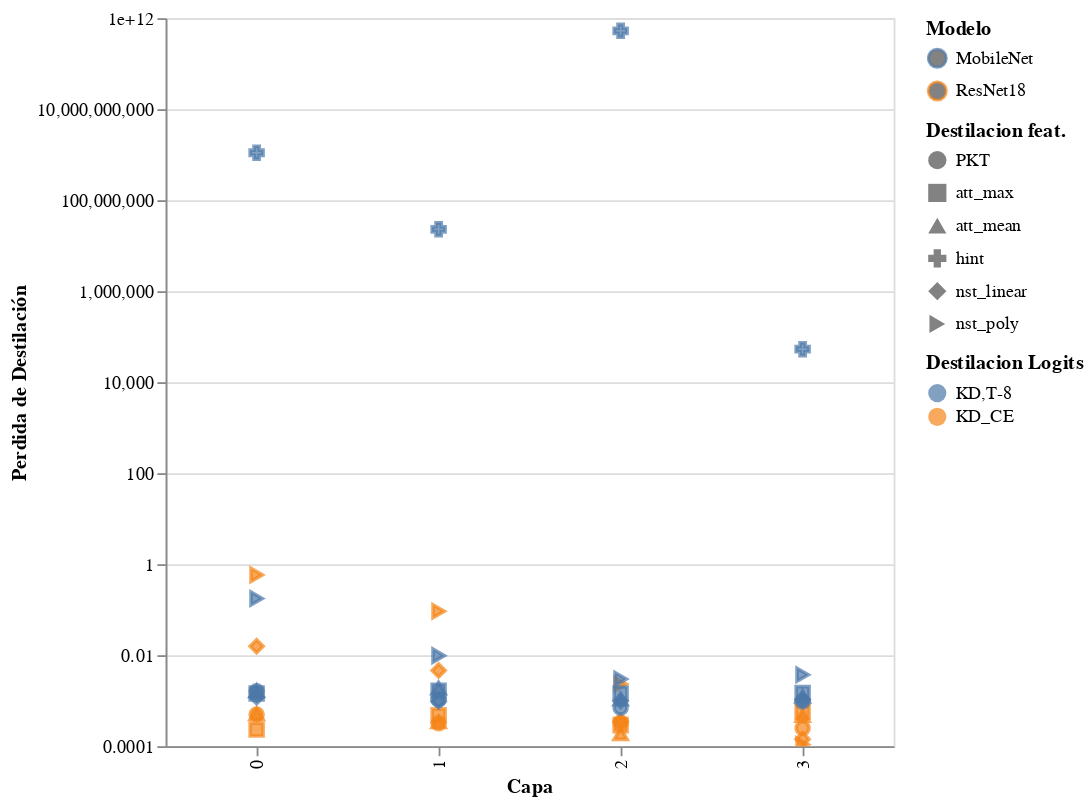

The notebook cell saved with this chart:
### Code cell
Feat.load_and_plot(folder=folder,phase="train",field="loss")

### Figure 1 — Vega-Lite specification as saved in the notebook (floating-point values rounded to 4 significant figures)
{"config": {"view": {"continuousWidth": 400, "continuousHeight": 300}}, "data": {"name": "data-fe9da52dc799a3777ff8988c804b2d32"}, "mark": "point", "encoding": {"color": {"type": "nominal", "field": "student", "legend": {"title": "Modelo"}}, "fill": {"type": "nominal", "field": "last_layer", "legend": {"title": "Destilacion Logits"}}, "shape": {"type": "nominal", "field": "distillation", "legend": {"title": "Destilacion feat."}}, "size": {"value": 50}, "tooltip": [{"type": "quantitative", "field": "test_acc"}, {"type": "quantitative", "field": "test_teacher/acc"}, {"type": "quantitative", "field": "test_loss"}, {"type": "quantitative", "field": "test_eval"}, {"type": "quantitative", "field": "train_acc"}, {"type": "quantitative", "field": "train_teacher/acc"}, {"type": "quantitative", "field": "train_loss"}, {"type": "quantitative", "field": "train_eval"}, {"type": "nominal", "field": "distillation"}, {"type": "nominal", "field": "last_layer"}, {"type": "quantitative", "field": "layer"}], "x": {"type": "ordinal", "field": "layer", "scale": {"base": 10, "zero": false}, "title": "Capa"}, "y": {"type": "quantitative", "field": "train_loss", "scale": {"type": "log", "zero": false}, "title": "Perdida de Destilación"}}, "height": 400, "selection": {"selector063": {"type": "interval", "bind": "scales", "encodings": ["x", "y"]}}, "width": 400, "$schema": "https://vega.github.io/schema/vega-lite/v4.0.0.json", "datasets": {"data-fe9da52dc799a3777ff8988c804b2d32": [{"Unnamed: 0": 0, "Unnamed: 0.1": 0, "test_acc": 10.06, "test_teacher/acc": 90.68, "test_loss": 4.409, "test_eval": 345.9, "train_acc": 10.0, "train_teacher/acc": 9.998, "train_loss": 0.0003321, "train_eval": 12.94, "epoch": 20, "lr": 0.1, "resume": false, "epochs": 15, "pre": 50, "train_batch_size": 128, "test_batch_size": 100, "student": "ResNet18", "teacher": "ResNet101", "distillation": "PKT", "last_layer": "KD_CE", "layer": 2, "student_layer": 1.0, "teacher_layer": 1.0, "student last_layer": "ResNet18,KD_CE"}, {"Unnamed: 0": 1, "Unnamed: 0.1": 1, "test_acc": 8.33, "test_teacher/acc": 90.68, "test_loss": 1.711, "test_eval": 141.5, "train_acc": 10.0, "train_teacher/acc": 10.0, "train_loss": 0.0003177, "train_eval": 12.94, "epoch": 20, "lr": 0.1, "resume": false, "epochs": 15, "pre": 50, "train_batch_size": 128, "test_batch_size": 100, "student": "ResNet18", "teacher": "ResNet101", "distillation": "PKT", "last_layer": "KD_CE", "layer": 1, "student_layer": 1.0, "teacher_layer": 1.0, "student last_layer": "ResNet18,KD_CE"}, {"Unnamed: 0": 2, "Unnamed: 0.1": 2, "test_acc": 9.92, "test_teacher/acc": 90.68, "test_loss": 4.188, "test_eval": 350.0, "train_acc": 10.0, "train_teacher/acc": 10.0, "train_loss": 0.0002506, "train_eval": 12.97, "epoch": 20, "lr": 0.1, "resume": false, "epochs": 15, "pre": 50, "train_batch_size": 128, "test_batch_size": 100, "student": "ResNet18", "teacher": "ResNet101", "distillation": "PKT", "last_layer": "KD_CE", "layer": 3, "student_layer": 1.0, "teacher_layer": 1.0, "student last_layer": "ResNet18,KD_CE"}, {"Unnamed: 0": 3, "Unnamed: 0.1": 3, "test_acc": 8.12, "test_teacher/acc": 90.68, "test_loss": 0.8659, "test_eval": 79.55, "train_acc": 10.0, "train_teacher/acc": 10.0, "train_loss": 0.0004974, "train_eval": 12.94, "epoch": 20, "lr": 0.1, "resume": false, "epochs": 15, "pre": 50, "train_batch_size": 128, "test_batch_size": 100, "student": "ResNet18", "teacher": "ResNet101", "distillation": "PKT", "last_layer": "KD_CE", "layer": 0, "student_layer": 1.0, "teacher_layer": 1.0, "student last_layer": "ResNet18,KD_CE"}, {"Unnamed: 0": 4, "Unnamed: 0.1": 4, "test_acc": 8.25, "test_teacher/acc": 90.68, "test_loss": 2.5, "test_eval": 216.4, "train_acc": 10.0, "train_teacher/acc": 10.0, "train_loss": 0.0003503, "train_eval": 12.98, "epoch": 20, "lr": 0.1, "resume": false, "epochs": 15, "pre": 50, "train_batch_size": 64, "test_batch_size": 64, "student": "ResNet18", "teacher": "ResNet101", "distillation": "nst_linear", "last_layer": "KD_CE", "layer": 2, "student_layer": 1.0, "teacher_layer": 1.0, "student last_layer": "ResNet18,KD_CE"}, {"Unnamed: 0": 5, "Unnamed: 0.1": 5, "test_acc": 10.21, "test_teacher/acc": 90.68, "test_loss": 0.6173, "test_eval": 43.72, "train_acc": 10.0, "train_teacher/acc": 10.0, "train_loss": 0.004608, "train_eval": 12.97, "epoch": 20, "lr": 0.1, "resume": false, "epochs": 15, "pre": 50, "train_batch_size": 64, "test_batch_size": 64, "student": "ResNet18", "teacher": "ResNet101", "distillation": "nst_linear", "last_layer": "KD_CE", "layer": 1, "student_layer": 1.0, "teacher_layer": 1.0, "student last_layer": "ResNet18,KD_CE"}, {"Unnamed: 0": 6, "Unnamed: 0.1": 6, "test_acc": 10.15, "test_teacher/acc": 90.68, "test_loss": 5.361, "test_eval": 457.0, "train_acc": 10.0, "train_teacher/acc": 10.0, "train_loss": 0.0001428, "train_eval": 12.97, "epoch": 20, "lr": 0.1, "resume": false, "epochs": 15, "pre": 50, "train_batch_size": 64, "test_batch_size": 64, "student": "ResNet18", "teacher": "ResNet101", "distillation": "nst_linear", "last_layer": "KD_CE", "layer": 3, "student_layer": 1.0, "teacher_layer": 1.0, "student last_layer": "ResNet18,KD_CE"}, {"Unnamed: 0": 7, "Unnamed: 0.1": 7, "test_acc": 7.9, "test_teacher/acc": 90.68, "test_loss": 4.061, "test_eval": 284.5, "train_acc": 10.0, "train_teacher/acc": 10.0, "train_loss": 0.01567, "train_eval": 12.97, "epoch": 20, "lr": 0.1, "resume": false, "epochs": 15, "pre": 50, "train_batch_size": 64, "test_batch_size": 64, "student": "ResNet18", "teacher": "ResNet101", "distillation": "nst_linear", "last_layer": "KD_CE", "layer": 0, "student_layer": 1.0, "teacher_layer": 1.0, "student last_layer": "ResNet18,KD_CE"}, {"Unnamed: 0": 8, "Unnamed: 0.1": 8, "test_acc": 10.95, "test_teacher/acc": 90.68, "test_loss": 0.1967, "test_eval": 14.72, "train_acc": 10.0, "train_teacher/acc": 10.0, "train_loss": 0.002321, "train_eval": 12.97, "epoch": 20, "lr": 0.1, "resume": false, "epochs": 15, "pre": 50, "train_batch_size": 64, "test_batch_size": 64, "student": "ResNet18", "teacher": "ResNet101", "distillation": "nst_poly", "last_layer": "KD_CE", "layer": 2, "student_layer": 1.0, "teacher_layer": 1.0, "student last_layer": "ResNet18,KD_CE"}, {"Unnamed: 0": 9, "Unnamed: 0.1": 9, "test_acc": 10.02, "test_teacher/acc": 90.68, "test_loss": 6.683, "test_eval": 500.1, "train_acc": 10.0, "train_teacher/acc": 10.0, "train_loss": 0.09263, "train_eval": 12.97, "epoch": 20, "lr": 0.1, "resume": false, "epochs": 15, "pre": 50, "train_batch_size": 64, "test_batch_size": 64, "student": "ResNet18", "teacher": "ResNet101", "distillation": "nst_poly", "last_layer": "KD_CE", "layer": 1, "student_layer": 1.0, "teacher_layer": 1.0, "student last_layer": "ResNet18,KD_CE"}, {"Unnamed: 0": 10, "Unnamed: 0.1": 10, "test_acc": 8.14, "test_teacher/acc": 90.68, "test_loss": 1.35, "test_eval": 115.8, "train_acc": 10.0, "train_teacher/acc": 10.0, "train_loss": 0.0001091, "train_eval": 12.98, "epoch": 20, "lr": 0.1, "resume": false, "epochs": 15, "pre": 50, "train_batch_size": 64, "test_batch_size": 64, "student": "ResNet18", "teacher": "ResNet101", "distillation": "nst_poly", "last_layer": "KD_CE", "layer": 3, "student_layer": 1.0, "teacher_layer": 1.0, "student last_layer": "ResNet18,KD_CE"}, {"Unnamed: 0": 11, "Unnamed: 0.1": 11, "test_acc": 10.0, "test_teacher/acc": 90.68, "test_loss": 28.25, "test_eval": 1634.0, "train_acc": 10.0, "train_teacher/acc": 10.0, "train_loss": 0.5805, "train_eval": 12.94, "epoch": 20, "lr": 0.1, "resume": false, "epochs": 15, "pre": 50, "train_batch_size": 128, "test_batch_size": 100, "student": "ResNet18", "teacher": "ResNet101", "distillation": "nst_poly", "last_layer": "KD_CE", "layer": 0, "student_layer": 1.0, "teacher_layer": 1.0, "student last_layer": "ResNet18,KD_CE"}, {"Unnamed: 0": 12, "Unnamed: 0.1": 12, "test_acc": 10.0, "test_teacher/acc": 90.68, "test_loss": 0.1032, "test_eval": 10.69, "train_acc": 10.0, "train_teacher/acc": 10.0, "train_loss": 0.0002905, "train_eval": 12.97, "epoch": 20, "lr": 0.1, "resume": false, "epochs": 15, "pre": 50, "train_batch_size": 128, "test_batch_size": 100, "student": "ResNet18", "teacher": "ResNet101", "distillation": "att_max", "last_layer": "KD_CE", "layer": 2, "student_layer": 1.0, "teacher_layer": 1.0, "student last_layer": "ResNet18,KD_CE"}, {"Unnamed: 0": 13, "Unnamed: 0.1": 13, "test_acc": 10.0, "test_teacher/acc": 90.68, "test_loss": 0.1114, "test_eval": 11.91, "train_acc": 10.0, "train_teacher/acc": 10.0, "train_loss": 0.0004759, "train_eval": 12.95, "epoch": 20, "lr": 0.1, "resume": false, "epochs": 15, "pre": 50, "train_batch_size": 128, "test_batch_size": 100, "student": "ResNet18", "teacher": "ResNet101", "distillation": "att_max", "last_layer": "KD_CE", "layer": 1, "student_layer": 1.0, "teacher_layer": 1.0, "student last_layer": "ResNet18,KD_CE"}, {"Unnamed: 0": 14, "Unnamed: 0.1": 14, "test_acc": 10.0, "test_teacher/acc": 90.68, "test_loss": 0.7751, "test_eval": 67.36, "train_acc": 10.0, "train_teacher/acc": 10.0, "train_loss": 0.0005725, "train_eval": 12.97, "epoch": 20, "lr": 0.1, "resume": false, "epochs": 15, "pre": 50, "train_batch_size": 128, "test_batch_size": 100, "student": "ResNet18", "teacher": "ResNet101", "distillation": "att_max", "last_layer": "KD_CE", "layer": 3, "student_layer": 1.0, "teacher_layer": 1.0, "student last_layer": "ResNet18,KD_CE"}, {"Unnamed: 0": 15, "Unnamed: 0.1": 15, "test_acc": 10.04, "test_teacher/acc": 90.68, "test_loss": 6.989, "test_eval": 540.4, "train_acc": 10.0, "train_teacher/acc": 10.0, "train_loss": 0.0002321, "train_eval": 12.96, "epoch": 20, "lr": 0.1, "resume": false, "epochs": 15, "pre": 50, "train_batch_size": 128, "test_batch_size": 100, "student": "ResNet18", "teacher": "ResNet101", "distillation": "att_max", "last_layer": "KD_CE", "layer": 0, "student_layer": 1.0, "teacher_layer": 1.0, "student last_layer": "ResNet18,KD_CE"}, {"Unnamed: 0": 16, "Unnamed: 0.1": 16, "test_acc": 9.77, "test_teacher/acc": 90.68, "test_loss": 0.1125, "test_eval": 13.11, "train_acc": 10.0, "train_teacher/acc": 10.0, "train_loss": 0.0001875, "train_eval": 12.97, "epoch": 20, "lr": 0.1, "resume": false, "epochs": 15, "pre": 50, "train_batch_size": 128, "test_batch_size": 100, "student": "ResNet18", "teacher": "ResNet101", "distillation": "att_mean", "last_layer": "KD_CE", "layer": 2, "student_layer": 1.0, "teacher_layer": 1.0, "student last_layer": "ResNet18,KD_CE"}, {"Unnamed: 0": 17, "Unnamed: 0.1": 17, "test_acc": 9.69, "test_teacher/acc": 90.68, "test_loss": 0.4938, "test_eval": 47.55, "train_acc": 10.0, "train_teacher/acc": 10.0, "train_loss": 0.0003434, "train_eval": 12.96, "epoch": 20, "lr": 0.1, "resume": false, "epochs": 15, "pre": 50, "train_batch_size": 128, "test_batch_size": 100, "student": "ResNet18", "teacher": "ResNet101", "distillation": "att_mean", "last_layer": "KD_CE", "layer": 1, "student_layer": 1.0, "teacher_layer": 1.0, "student last_layer": "ResNet18,KD_CE"}, {"Unnamed: 0": 18, "Unnamed: 0.1": 18, "test_acc": 10.0, "test_teacher/acc": 90.68, "test_loss": 12.52, "test_eval": 954.6, "train_acc": 10.0, "train_teacher/acc": 10.0, "train_loss": 0.0004699, "train_eval": 12.95, "epoch": 20, "lr": 0.1, "resume": false, "epochs": 15, "pre": 50, "train_batch_size": 128, "test_batch_size": 100, "student": "ResNet18", "teacher": "ResNet101", "distillation": "att_mean", "last_layer": "KD_CE", "layer": 3, "student_layer": 1.0, "teacher_layer": 1.0, "student last_layer": "ResNet18,KD_CE"}, {"Unnamed: 0": 19, "Unnamed: 0.1": 19, "test_acc": 10.0, "test_teacher/acc": 90.68, "test_loss": 23.41, "test_eval": 1929.0, "train_acc": 10.0, "train_teacher/acc": 10.0, "train_loss": 0.0005137, "train_eval": 12.94, "epoch": 20, "lr": 0.1, "resume": false, "epochs": 15, "pre": 50, "train_batch_size": 128, "test_batch_size": 100, "student": "ResNet18", "teacher": "ResNet101", "distillation": "att_mean", "last_layer": "KD_CE", "layer": 0, "student_layer": 1.0, "teacher_layer": 1.0, "student last_layer": "ResNet18,KD_CE"}, {"Unnamed: 0": 20, "Unnamed: 0.1": 20, "test_acc": 10.03, "test_teacher/acc": 90.68, "test_loss": 0.247, "test_eval": 23.7, "train_acc": 10.0, "train_teacher/acc": 9.996, "train_loss": 0.0009614, "train_eval": 13.32, "epoch": 20, "lr": 0.01, "resume": false, "epochs": 20, "pre": 50, "train_batch_size": 128, "test_batch_size": 100, "student": "MobileNet", "teacher": "ResNet101", "distillation": "PKT", "last_layer": "KD,T-8", "layer": 3, "student_layer": 55.0, "teacher_layer": 239.0, "student last_layer": "MobileNet,KD,T-8"}, {"Unnamed: 0": 21, "Unnamed: 0.1": 21, "test_acc": 10.02, "test_teacher/acc": 90.68, "test_loss": 0.1077, "test_eval": 14.49, "train_acc": 10.0, "train_teacher/acc": 9.996, "train_loss": 0.001049, "train_eval": 13.3, "epoch": 20, "lr": 0.01, "resume": false, "epochs": 20, "pre": 50, "train_batch_size": 128, "test_batch_size": 100, "student": "MobileNet", "teacher": "ResNet101", "distillation": "PKT", "last_layer": "KD,T-8", "layer": 1, "student_layer": 15.0, "teacher_layer": 56.0, "student last_layer": "MobileNet,KD,T-8"}, {"Unnamed: 0": 22, "Unnamed: 0.1": 22, "test_acc": 10.0, "test_teacher/acc": 90.68, "test_loss": 0.1155, "test_eval": 15.38, "train_acc": 10.0, "train_teacher/acc": 10.0, "train_loss": 0.001613, "train_eval": 13.25, "epoch": 20, "lr": 0.01, "resume": false, "epochs": 20, "pre": 50, "train_batch_size": 128, "test_batch_size": 100, "student": "MobileNet", "teacher": "ResNet101", "distillation": "PKT", "last_layer": "KD,T-8", "layer": 0, "student_layer": 6.0, "teacher_layer": 26.0, "student last_layer": "MobileNet,KD,T-8"}, {"Unnamed: 0": 23, "Unnamed: 0.1": 23, "test_acc": 10.01, "test_teacher/acc": 90.68, "test_loss": 0.1114, "test_eval": 14.86, "train_acc": 10.0, "train_teacher/acc": 10.01, "train_loss": 0.0007036, "train_eval": 13.34, "epoch": 20, "lr": 0.01, "resume": false, "epochs": 20, "pre": 50, "train_batch_size": 128, "test_batch_size": 100, "student": "MobileNet", "teacher": "ResNet101", "distillation": "PKT", "last_layer": "KD,T-8", "layer": 2, "student_layer": 26.0, "teacher_layer": 219.0, "student last_layer": "MobileNet,KD,T-8"}, {"Unnamed: 0": 24, "Unnamed: 0.1": 24, "test_acc": 10.2, "test_teacher/acc": 90.68, "test_loss": 3086000.0, "test_eval": 14.12, "train_acc": 10.0, "train_teacher/acc": 10.0, "train_loss": 53300.0, "train_eval": 13.31, "epoch": 19, "lr": 0.01, "resume": false, "epochs": 20, "pre": 50, "train_batch_size": 128, "test_batch_size": 100, "student": "MobileNet", "teacher": "ResNet101", "distillation": "hint", "last_layer": "KD,T-8", "layer": 3, "student_layer": 55.0, "teacher_layer": 239.0, "student last_layer": "MobileNet,KD,T-8"}, {"Unnamed: 0": 25, "Unnamed: 0.1": 25, "test_acc": 10.61, "test_teacher/acc": 90.68, "test_loss": 179000000000.0, "test_eval": 220100.0, "train_acc": 9.998, "train_teacher/acc": 9.994, "train_loss": 22960000.0, "train_eval": 14.98, "epoch": 80, "lr": 0.01, "resume": false, "epochs": 20, "pre": 50, "train_batch_size": 128, "test_batch_size": 100, "student": "MobileNet", "teacher": "ResNet101", "distillation": "hint", "last_layer": "KD,T-8", "layer": 1, "student_layer": 15.0, "teacher_layer": 56.0, "student last_layer": "MobileNet,KD,T-8"}, {"Unnamed: 0": 26, "Unnamed: 0.1": 26, "test_acc": 10.0, "test_teacher/acc": 90.68, "test_loss": 364300000.0, "test_eval": 12.3, "train_acc": 10.0, "train_teacher/acc": 10.01, "train_loss": 1104000000.0, "train_eval": 13.23, "epoch": 20, "lr": 0.01, "resume": false, "epochs": 20, "pre": 50, "train_batch_size": 128, "test_batch_size": 100, "student": "MobileNet", "teacher": "ResNet101", "distillation": "hint", "last_layer": "KD,T-8", "layer": 0, "student_layer": 6.0, "teacher_layer": 26.0, "student last_layer": "MobileNet,KD,T-8"}, {"Unnamed: 0": 27, "Unnamed: 0.1": 27, "test_acc": 10.0, "test_teacher/acc": 90.68, "test_loss": 535900000000.0, "test_eval": 11.45, "train_acc": 10.0, "train_teacher/acc": 10.01, "train_loss": 527000000000.0, "train_eval": 13.26, "epoch": 20, "lr": 0.01, "resume": false, "epochs": 20, "pre": 50, "train_batch_size": 128, "test_batch_size": 100, "student": "MobileNet", "teacher": "ResNet101", "distillation": "hint", "last_layer": "KD,T-8", "layer": 2, "student_layer": 26.0, "teacher_layer": 219.0, "student last_layer": "MobileNet,KD,T-8"}, {"Unnamed: 0": 28, "Unnamed: 0.1": 28, "test_acc": 10.07, "test_teacher/acc": 90.68, "test_loss": 0.08917, "test_eval": 10.45, "train_acc": 9.998, "train_teacher/acc": 9.998, "train_loss": 0.001057, "train_eval": 13.34, "epoch": 20, "lr": 0.01, "resume": false, "epochs": 20, "pre": 50, "train_batch_size": 128, "test_batch_size": 100, "student": "MobileNet", "teacher": "ResNet101", "distillation": "nst_linear", "last_layer": "KD,T-8", "layer": 3, "student_layer": 55.0, "teacher_layer": 239.0, "student last_layer": "MobileNet,KD,T-8"}, {"Unnamed: 0": 29, "Unnamed: 0.1": 29, "test_acc": 11.08, "test_teacher/acc": 90.68, "test_loss": 0.09513, "test_eval": 10.92, "train_acc": 9.994, "train_teacher/acc": 9.998, "train_loss": 0.000968, "train_eval": 13.41, "epoch": 20, "lr": 0.01, "resume": false, "epochs": 20, "pre": 50, "train_batch_size": 128, "test_batch_size": 100, "student": "MobileNet", "teacher": "ResNet101", "distillation": "nst_linear", "last_layer": "KD,T-8", "layer": 1, "student_layer": 15.0, "teacher_layer": 56.0, "student last_layer": "MobileNet,KD,T-8"}, {"Unnamed: 0": 30, "Unnamed: 0.1": 30, "test_acc": 13.57, "test_teacher/acc": 90.68, "test_loss": 0.105, "test_eval": 11.52, "train_acc": 10.0, "train_teacher/acc": 10.0, "train_loss": 0.001192, "train_eval": 13.37, "epoch": 20, "lr": 0.01, "resume": false, "epochs": 20, "pre": 50, "train_batch_size": 128, "test_batch_size": 100, "student": "MobileNet", "teacher": "ResNet101", "distillation": "nst_linear", "last_layer": "KD,T-8", "layer": 0, "student_layer": 6.0, "teacher_layer": 26.0, "student last_layer": "MobileNet,KD,T-8"}, {"Unnamed: 0": 31, "Unnamed: 0.1": 31, "test_acc": 10.05, "test_teacher/acc": 90.68, "test_loss": 0.1062, "test_eval": 13.13, "train_acc": 9.998, "train_teacher/acc": 10.0, "train_loss": 0.0009804, "train_eval": 13.37, "epoch": 20, "lr": 0.01, "resume": false, "epochs": 20, "pre": 50, "train_batch_size": 128, "test_batch_size": 100, "student": "MobileNet", "teacher": "ResNet101", "distillation": "nst_linear", "last_layer": "KD,T-8", "layer": 2, "student_layer": 26.0, "teacher_layer": 219.0, "student last_layer": "MobileNet,KD,T-8"}, {"Unnamed: 0": 32, "Unnamed: 0.1": 32, "test_acc": 10.02, "test_teacher/acc": 90.68, "test_loss": 0.1888, "test_eval": 13.2, "train_acc": 10.0, "train_teacher/acc": 10.01, "train_loss": 0.003721, "train_eval": 13.28, "epoch": 20, "lr": 0.01, "resume": false, "epochs": 20, "pre": 50, "train_batch_size": 64, "test_batch_size": 64, "student": "MobileNet", "teacher": "ResNet101", "distillation": "nst_poly", "last_layer": "KD,T-8", "layer": 3, "student_layer": 55.0, "teacher_layer": 239.0, "student last_layer": "MobileNet,KD,T-8"}, {"Unnamed: 0": 33, "Unnamed: 0.1": 33, "test_acc": 12.52, "test_teacher/acc": 90.68, "test_loss": 0.2197, "test_eval": 8.732, "train_acc": 9.998, "train_teacher/acc": 10.0, "train_loss": 0.009753, "train_eval": 13.41, "epoch": 20, "lr": 0.01, "resume": false, "epochs": 20, "pre": 50, "train_batch_size": 128, "test_batch_size": 100, "student": "MobileNet", "teacher": "ResNet101", "distillation": "nst_poly", "last_layer": "KD,T-8", "layer": 1, "student_layer": 15.0, "teacher_layer": 56.0, "student last_layer": "MobileNet,KD,T-8"}, {"Unnamed: 0": 34, "Unnamed: 0.1": 34, "test_acc": 10.28, "test_teacher/acc": 90.68, "test_loss": 0.9603, "test_eval": 11.88, "train_acc": 10.0, "train_teacher/acc": 10.0, "train_loss": 0.1765, "train_eval": 13.4, "epoch": 20, "lr": 0.01, "resume": false, "epochs": 20, "pre": 50, "train_batch_size": 128, "test_batch_size": 100, "student": "MobileNet", "teacher": "ResNet101", "distillation": "nst_poly", "last_layer": "KD,T-8", "layer": 0, "student_layer": 6.0, "teacher_layer": 26.0, "student last_layer": "MobileNet,KD,T-8"}, {"Unnamed: 0": 35, "Unnamed: 0.1": 35, "test_acc": 10.0, "test_teacher/acc": 90.68, "test_loss": 0.1213, "test_eval": 14.0, "train_acc": 10.0, "train_teacher/acc": 10.01, "train_loss": 0.002992, "train_eval": 13.22, "epoch": 20, "lr": 0.01, "resume": false, "epochs": 20, "pre": 50, "train_batch_size": 128, "test_batch_size": 100, "student": "MobileNet", "teacher": "ResNet101", "distillation": "nst_poly", "last_layer": "KD,T-8", "layer": 2, "student_layer": 26.0, "teacher_layer": 219.0, "student last_layer": "MobileNet,KD,T-8"}, {"Unnamed: 0": 36, "Unnamed: 0.1": 36, "test_acc": 10.0, "test_teacher/acc": 90.68, "test_loss": 0.1325, "test_eval": 16.82, "train_acc": 10.0, "train_teacher/acc": 10.0, "train_loss": 0.001467, "train_eval": 13.3, "epoch": 20, "lr": 0.01, "resume": false, "epochs": 20, "pre": 50, "train_batch_size": 128, "test_batch_size": 100, "student": "MobileNet", "teacher": "ResNet101", "distillation": "att_max", "last_layer": "KD,T-8", "layer": 3, "student_layer": 55.0, "teacher_layer": 239.0, "student last_layer": "MobileNet,KD,T-8"}, {"Unnamed: 0": 37, "Unnamed: 0.1": 37, "test_acc": 9.98, "test_teacher/acc": 90.68, "test_loss": 0.1096, "test_eval": 14.6, "train_acc": 10.0, "train_teacher/acc": 9.992, "train_loss": 0.001657, "train_eval": 13.25, "epoch": 20, "lr": 0.01, "resume": false, "epochs": 20, "pre": 50, "train_batch_size": 128, "test_batch_size": 100, "student": "MobileNet", "teacher": "ResNet101", "distillation": "att_max", "last_layer": "KD,T-8", "layer": 1, "student_layer": 15.0, "teacher_layer": 56.0, "student last_layer": "MobileNet,KD,T-8"}, {"Unnamed: 0": 38, "Unnamed: 0.1": 38, "test_acc": 10.01, "test_teacher/acc": 90.68, "test_loss": 0.115, "test_eval": 15.5, "train_acc": 10.0, "train_teacher/acc": 10.0, "train_loss": 0.001439, "train_eval": 13.26, "epoch": 19, "lr": 0.01, "resume": false, "epochs": 20, "pre": 50, "train_batch_size": 128, "test_batch_size": 100, "student": "MobileNet", "teacher": "ResNet101", "distillation": "att_max", "last_layer": "KD,T-8", "layer": 0, "student_layer": 6.0, "teacher_layer": 26.0, "student last_layer": "MobileNet,KD,T-8"}, {"Unnamed: 0": 39, "Unnamed: 0.1": 39, "test_acc": 10.0, "test_teacher/acc": 90.68, "test_loss": 0.1049, "test_eval": 13.96, "train_acc": 10.0, "train_teacher/acc": 10.01, "train_loss": 0.001446, "train_eval": 13.28, "epoch": 20, "lr": 0.01, "resume": false, "epochs": 20, "pre": 50, "train_batch_size": 128, "test_batch_size": 100, "student": "MobileNet", "teacher": "ResNet101", "distillation": "att_max", "last_layer": "KD,T-8", "layer": 2, "student_layer": 26.0, "teacher_layer": 219.0, "student last_layer": "MobileNet,KD,T-8"}, {"Unnamed: 0": 40, "Unnamed: 0.1": 40, "test_acc": 10.11, "test_teacher/acc": 90.68, "test_loss": 0.1158, "test_eval": 13.41, "train_acc": 10.0, "train_teacher/acc": 9.998, "train_loss": 0.001246, "train_eval": 13.35, "epoch": 19, "lr": 0.01, "resume": false, "epochs": 20, "pre": 50, "train_batch_size": 128, "test_batch_size": 100, "student": "MobileNet", "teacher": "ResNet101", "distillation": "att_mean", "last_layer": "KD,T-8", "layer": 3, "student_layer": 55.0, "teacher_layer": 239.0, "student last_layer": "MobileNet,KD,T-8"}, {"Unnamed: 0": 41, "Unnamed: 0.1": 41, "test_acc": 10.0, "test_teacher/acc": 90.68, "test_loss": 0.1011, "test_eval": 13.5, "train_acc": 10.0, "train_teacher/acc": 10.0, "train_loss": 0.001892, "train_eval": 13.25, "epoch": 20, "lr": 0.01, "resume": false, "epochs": 20, "pre": 50, "train_batch_size": 128, "test_batch_size": 100, "student": "MobileNet", "teacher": "ResNet101", "distillation": "att_mean", "last_layer": "KD,T-8", "layer": 1, "student_layer": 15.0, "teacher_layer": 56.0, "student last_layer": "MobileNet,KD,T-8"}, {"Unnamed: 0": 42, "Unnamed: 0.1": 42, "test_acc": 10.05, "test_teacher/acc": 90.68, "test_loss": 0.1019, "test_eval": 13.61, "train_acc": 10.0, "train_teacher/acc": 9.994, "train_loss": 0.001656, "train_eval": 13.26, "epoch": 19, "lr": 0.01, "resume": false, "epochs": 20, "pre": 50, "train_batch_size": 128, "test_batch_size": 100, "student": "MobileNet", "teacher": "ResNet101", "distillation": "att_mean", "last_layer": "KD,T-8", "layer": 0, "student_layer": 6.0, "teacher_layer": 26.0, "student last_layer": "MobileNet,KD,T-8"}, {"Unnamed: 0": 43, "Unnamed: 0.1": 43, "test_acc": 10.38, "test_teacher/acc": 90.68, "test_loss": 0.08405, "test_eval": 9.248, "train_acc": 10.0, "train_teacher/acc": 10.0, "train_loss": 0.001085, "train_eval": 13.31, "epoch": 19, "lr": 0.01, "resume": false, "epochs": 20, "pre": 50, "train_batch_size": 128, "test_batch_size": 100, "student": "MobileNet", "teacher": "ResNet101", "distillation": "att_mean", "last_layer": "KD,T-8", "layer": 2, "student_layer": 26.0, "teacher_layer": 219.0, "student last_layer": "MobileNet,KD,T-8"}]}}
